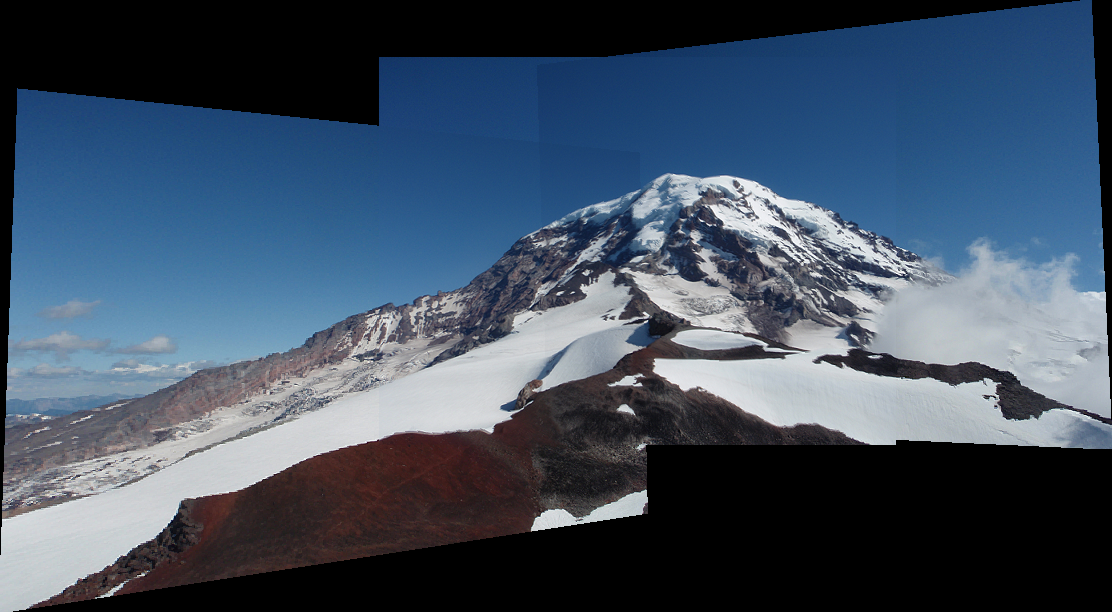
#> input picture project/results/3.png, 1112 x 612 px, given in place of image.jpeg, which was not available
$ python lab_3_session_1_code.py
#> lines starting #> are read from the running program, lines starting #| are printed output that depends on the picture; pictures that were not available may be replaced by others from this repository, and a replacement may not be noted
#!/usr/bin/env python
# coding: utf-8

# # Importing Libraries

# In[1]:


import cv2
import numpy as np


# #### File paths

# In[2]:


path = '../'
file = 'image.jpeg'


# # Loading images

# In[8]:


img = cv2.imread(path + file)
#> img is the input picture: shape (612, 1112, 3); mean B, G, R 98.2, 80.1, 64.9
rows,cols, channels = img.shape
#> rows = 612; cols = 1112; channels = 3
rows, cols, channels


# # Translation

# M is basically the transformation matrix. In this case the one I am using is a 2 by 3 transformation matrix. Almost like this,
#
# 1 0 tx
#
# 0 1 ty

# In[ ]:


M = np.float32([[1,0,100],
                [0,1,100]])
dst = cv2.warpAffine(img,M,(cols,rows))
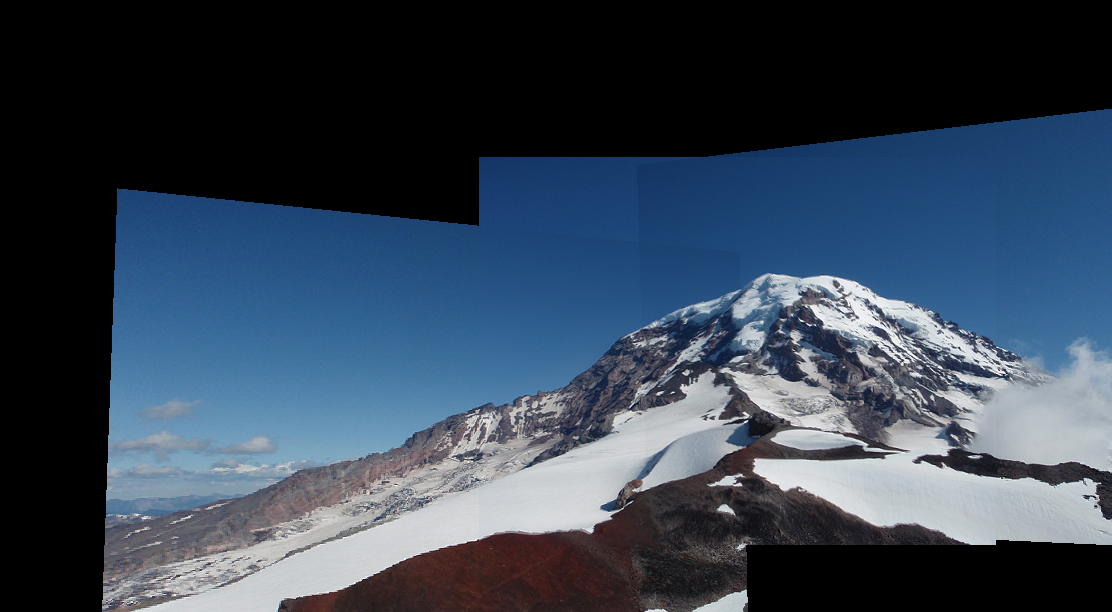
#> dst: shape (612, 1112, 3); mean B, G, R 84.1, 67.9, 54.1

cv2.imshow('img',img)
cv2.imshow('Translated',dst)
cv2.waitKey(0)
cv2.destroyAllWindows()


# # Rotation

# In[3]:


img = cv2.imread(path + file)
rows,cols,channels = img.shape

M = cv2.getRotationMatrix2D((cols/2,rows/2),90,1)
print(M)
#| [[ 6.123234e-17  1.000000e+00  2.500000e+02]
#|  [-1.000000e+00  6.123234e-17  8.620000e+02]]


# In[4]:


dst = cv2.warpAffine(img,M,(cols,rows))
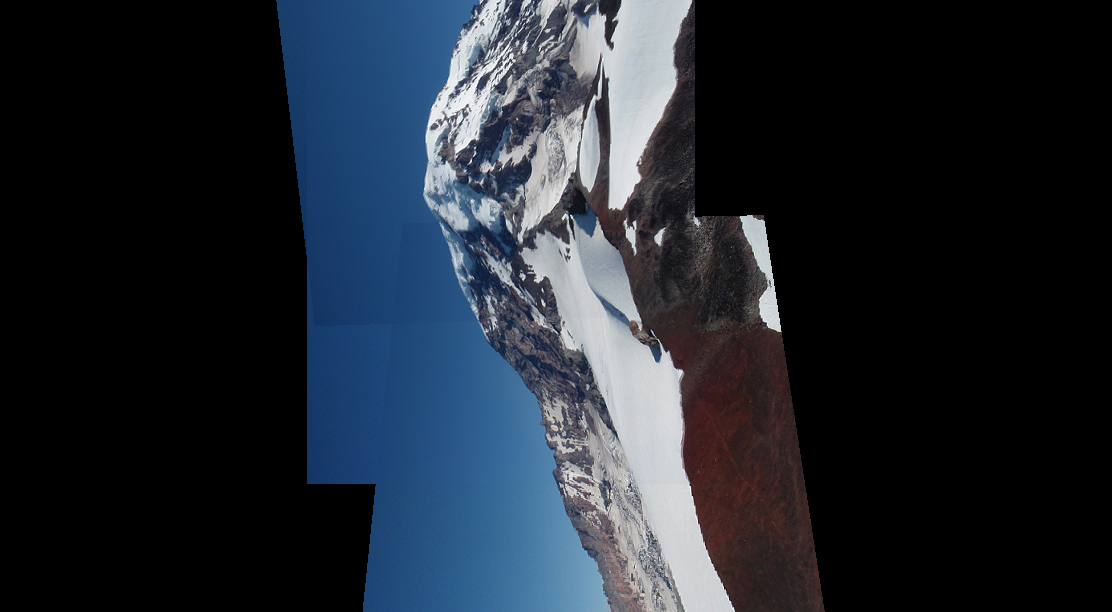
#> dst: shape (612, 1112, 3); mean B, G, R 48.8, 39.7, 33.1

print(M)
#| [[ 6.123234e-17  1.000000e+00  2.500000e+02]
#|  [-1.000000e+00  6.123234e-17  8.620000e+02]]

cv2.imshow('img',img)
cv2.imshow('Rotated',dst)
cv2.waitKey(0)
cv2.destroyAllWindows()


# # Scaling

# Scaling changes the dimension of your image. You take an image in, you define the scale factor along each axis and out comes a new image with new dimensions. These new dimensions are calculated using the scale factors and the original image resolution.

# In[5]:


img = cv2.imread(path + file)
res = cv2.resize(img,None,fx=2, fy=2, interpolation = cv2.INTER_CUBIC)

cv2.imshow('img',img)
cv2.imshow('Scaled Image',res)
cv2.waitKey(0)
cv2.destroyAllWindows()


# # Translation using a set of points

# Translation moves your image to a particular direction based on whichever direction you want it to move.

# In[3]:


import numpy as np
import cv2

img = cv2.imread('2.jpg')
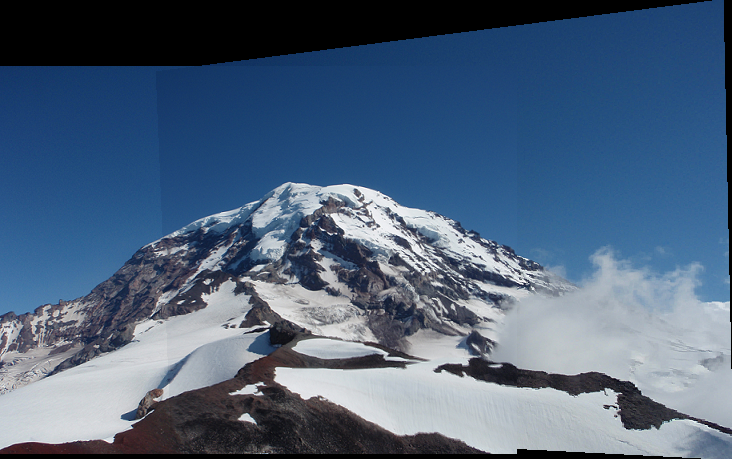
#> input picture project/results/2.png, 732 x 459 px, given in place of 2.jpg, which was not available
#> img is the input picture: shape (459, 732, 3); mean B, G, R 123.8, 98.7, 77.8
rows,cols,ch = img.shape
#> rows = 459; cols = 732; ch = 3

pts1 = np.float32([[0,0],[0, 1],[1, 0]])
pts2 = np.float32([[0.6,0.2],[0.1,0.3],[1,0.3]])

M = cv2.getAffineTransform(pts1,pts2)
print(M)

dst = cv2.warpAffine(img,M,(cols,rows))
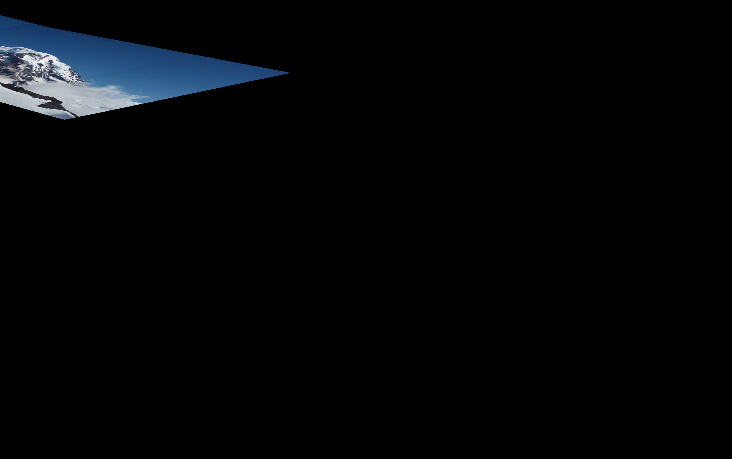
#> dst: shape (459, 732, 3); mean B, G, R 6.6, 5.1, 3.7
cv2.imshow('Translated',dst)
cv2.waitKey(0)
cv2.destroyAllWindows()


# # Looping

# ### Scaling

# In[4]:


img = cv2.imread(path + file)
cv2.imshow('Scaled image', img)
resize_value = 1

while(True):
    key = cv2.waitKey(0)
#> (key Esc is pressed here)
    if (key == 27):
        cv2.destroyAllWindows()
        break
    elif (key == 97):
        resize_value += .5
        res = cv2.resize(img,None,fx=resize_value, fy=resize_value, interpolation = cv2.INTER_CUBIC)

        cv2.imshow('Scaled Image',res)


# ### Rotating

# In[ ]:


img = cv2.imread(path + file)
cv2.imshow('Scaled image', img)
rows,cols,channels = img.shape
#> rows = 612; cols = 1112
rotation_value = 0

while(True):
    key = cv2.waitKey(0)
#> (key Esc is pressed here)
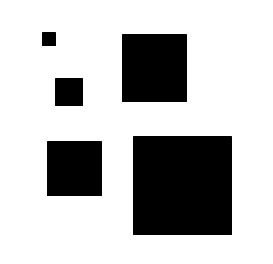
#> input picture project/project_images/Boxes.png, 273 x 264 px, given in place of boxes.jpg, which was not available
#> further down, src is the input picture: shape (264, 273, 3); min 0, max 255, mean 190.5
    if (key == 27):
        cv2.destroyAllWindows()
        break
    elif (key == 97):
        rotation_value += 15
        M = cv2.getRotationMatrix2D((cols/2,rows/2),rotation_value,1)
        res = cv2.warpAffine(img,M,(cols,rows))
        cv2.imshow('Scaled Image',res)
    elif (key == 115):
        rotation_value -= 15
        M = cv2.getRotationMatrix2D((cols/2,rows/2),rotation_value,1)
        res = cv2.warpAffine(img,M,(cols,rows))
        cv2.imshow('Scaled Image',res)


# # Extras (Not to be covered, probably)

# In[3]:


import cv2
import numpy as np

source_window = 'Source image'
corners_window = 'Corners detected'
max_thresh = 255

def cornerHarris_demo(val):
#> called with val = 200
    thresh = val
    # Detector parameters
    blockSize = 2
    apertureSize = 3
    k = 0.04
    # Detecting corners
    dst = cv2.cornerHarris(src_gray, blockSize, apertureSize, k)
#> dst: shape (264, 273) float32
    # Normalizing
    dst_norm = np.empty(dst.shape, dtype=np.float32)
    cv2.normalize(dst, dst_norm, alpha=0, beta=255, norm_type=cv2.NORM_MINMAX)
    dst_norm_scaled = cv2.convertScaleAbs(dst_norm)
    # Drawing a circle around corners
    for i in range(dst_norm.shape[0]):
        for j in range(dst_norm.shape[1]):
            if int(dst_norm[i,j]) > thresh:
                cv2.circle(dst_norm_scaled, (j,i), 5, (0), 2)
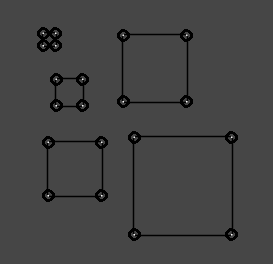
#> dst_norm_scaled: shape (264, 273); min 0, max 255, mean 67.1
    # Showing the result
    cv2.namedWindow(corners_window)
    cv2.imshow(corners_window, dst_norm_scaled)

src = cv2.imread('./boxes.jpg')
src_gray = cv2.cvtColor(src, cv2.COLOR_BGR2GRAY)

# Create a window and a trackbar
cv2.namedWindow(source_window)
thresh = 200 # initial threshold

cv2.createTrackbar('Threshold: ', source_window, thresh, max_thresh, cornerHarris_demo)
cv2.imshow(source_window, src)
cornerHarris_demo(thresh)
cv2.waitKey(0)
cv2.destroyAllWindows()


# # More blending

# In[4]:


import cv2
import numpy as np

tower = cv2.imread('1.jpg')
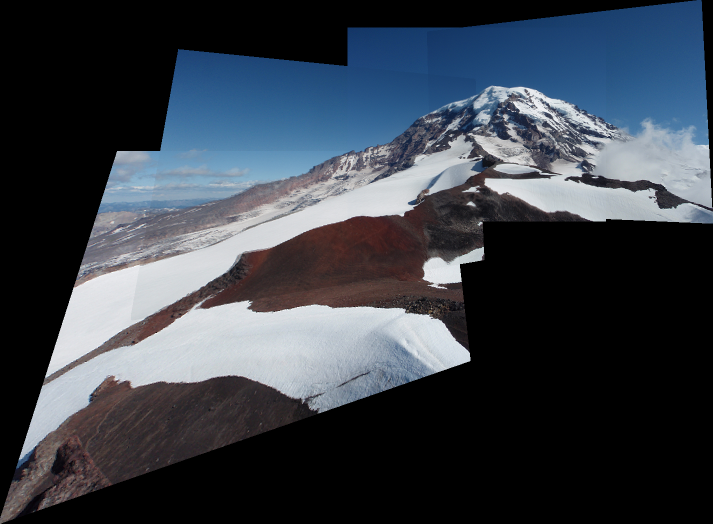
#> input picture project/results/4.png, 1425 x 1047 px, given in place of 1.jpg, which was not available (shown at 1/2 size)
#> tower is the input picture: shape (1047, 1425, 3); mean B, G, R 72.9, 63.7, 57.1
sea = cv2.imread('2.jpg')
print(tower.shape)
#| (1047, 1425, 3)
print(sea.shape)
#| (459, 732, 3)
#> (the run stopped early here; a loop or call above may not have finished)
